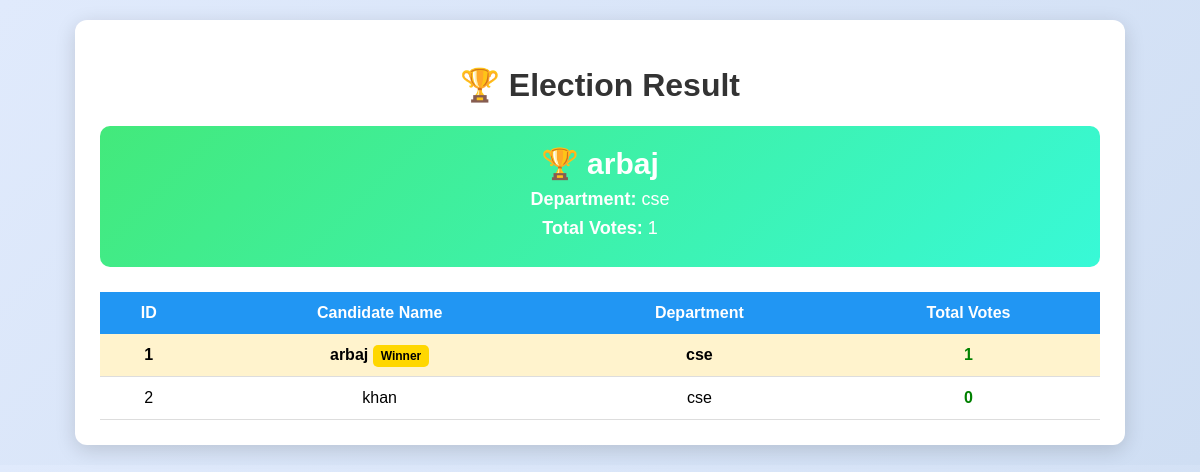
/declare-winner/, run on an earlier commit of the app's database.
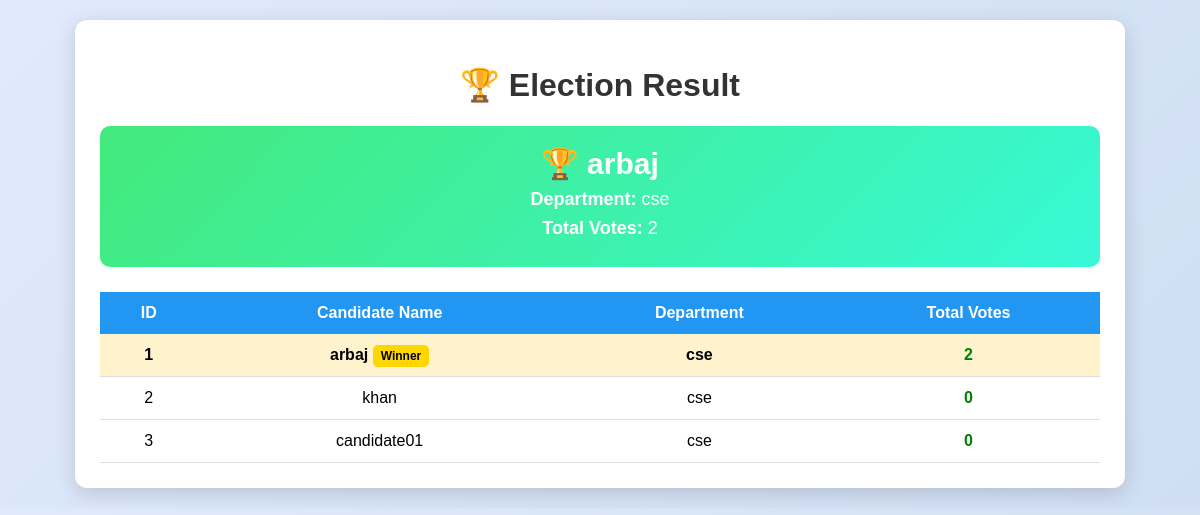
And on a later commit of the database.
### voting/models.py (models this page shows, shortened)
class Candidate(models.Model):
    name = models.CharField(max_length=100)
    department = models.CharField(max_length=100)
    password = models.CharField(max_length=50, default="12345") # Nayi line add ho gayi hai
    vote = models.IntegerField(default=0)

### voting/views.py (the view)
def declare_winner(request):
    candidates = Candidate.objects.annotate(
        total_votes=Count('votes')
    ).order_by('-total_votes')
    winner = candidates.first()
    return render(request, "declare_winner.html", {
        "winner": winner,
        "candidates": candidates
    })

### templates/declare_winner.html (shortened to what this page needs)
<!DOCTYPE html>
<html>
<head>
</head>
<body>
<div class="container">
    <h1>🏆 Election Result</h1>
    {% if winner %}
    <div class="winner-card">
        <h2>🏆 {{ winner.name }}</h2>
        <p><strong>Department:</strong> {{ winner.department }}</p>
        <p><strong>Total Votes:</strong> {{ winner.total_votes }}</p>
    </div>
    {% endif %}
    <table>
        <tr>
            <th>ID</th>
            <th>Candidate Name</th>
            <th>Department</th>
            <th>Total Votes</th>
        </tr>
        {% for c in candidates %}
        <tr {% if winner and c.id == winner.id %}class="winner-row"{% endif %}>
            <td>{{ c.id }}</td>
            <td>
                {{ c.name }}
                {% if winner and c.id == winner.id %}
                    <span class="badge">Winner</span>
                {% endif %}
            </td>
            <td>{{ c.department }}</td>
            <td class="votes">
                {{ c.total_votes }}
            </td>
        </tr>
        {% endfor %}
    </table>
</div>
</body>
</html>

### templates/declare_winner.html (style rules this page uses)
body { font-family: Arial, sans-serif; background: linear-gradient(135deg, #e0eafc, #cfdef3); margin: 0; padding: 20px; }
.container { max-width: 1000px; margin: auto; background: white; padding: 25px; border-radius: 12px; box-shadow: 0px 5px 20px rgba(0,0,0,0.15); }
h1 { text-align: center; color: #333; }
.winner-card { background: linear-gradient(135deg, #43e97b, #38f9d7); color: white; text-align: center; padding: 20px; border-radius: 10px; margin-bottom: 25px; }
.winner-card h2 { margin: 0; font-size: 30px; }
.winner-card p { font-size: 18px; margin: 8px 0; }
table { width: 100%; border-collapse: collapse; }
th { background: #2196F3; color: white; padding: 12px; }
td { padding: 12px; text-align: center; border-bottom: 1px solid #ddd; }
.winner-row { background: #fff3cd; font-weight: bold; }
.badge { background: gold; color: black; padding: 4px 8px; border-radius: 5px; font-size: 12px; }
.votes { color: green; font-weight: bold; }

What changed in the data, as far as the page shows it:
computed for Candidate "arbaj": total_votes "1" → "2"
added Candidate: id "3", name "candidate01", department "cse", total_votes "0"
